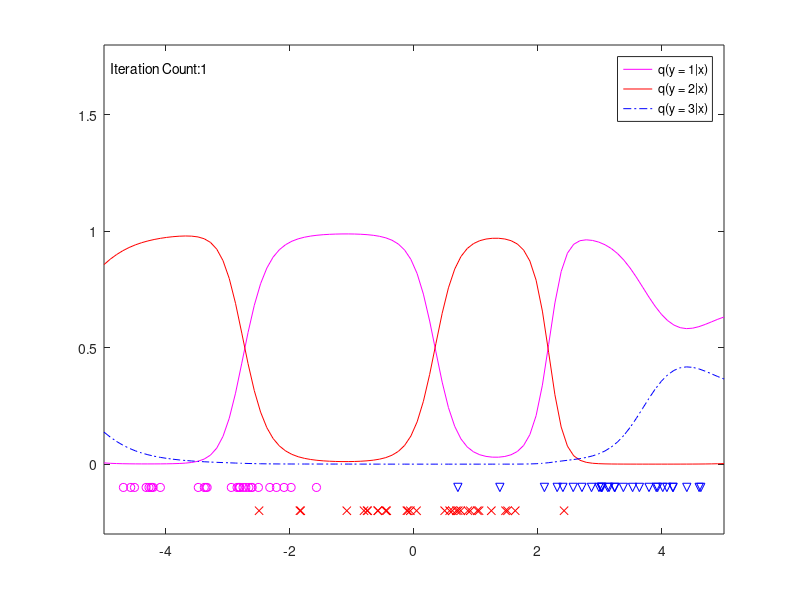

Here is the MATLAB script that generated this plot: (Note: this script raises an error after producing the figure.)
%% Example 10.1 Logistic Regression
%
% * *Result in book* : Figure 10.2
% * *Code in book* : Figure 10.3
% * *Output* : |eg10_1_C_anime.gif|
% * *Usage* : |eg10_1_gif(), eg10_1_gif(90, 3, 100)|
%
%% Source Code
function eg10_1_gif(n, c, N)
    % init
    rng(0, 'v5uniform'); rng(0, 'v5normal');
    % recommended, use it in future instead of
    % rand('state', 0); randn('state', 0);
    if nargin < 3
        n = 90; c = 3; N = 100;
    end
    y = ones(n / c, 1) * (1 : c);
    y = y(:);
    x = randn(n / c, c) + repmat(linspace(-3, 3, c), n / c, 1);
    x = x(:);
    hh = 2 * 1 ^ 2;
    t0 = randn(n, c); t = t0;

    X = linspace(-5, 5, N )';
    x2 = x .^ 2;
    X2 = X .^ 2;
    K = exp(-(repmat(X2, 1, n) + repmat(x2', N, 1) - 2 * X * x') / hh);
    C = exp(K * t);
    C = C ./ repmat(sum(C, 2), 1, c);

    % frame id
    id = 1;
    getRand = @(a, b, m)(unique(randi([a, b], 1, m)));
    frame = [1, getRand(2, 10, 8), getRand(11, 21, 2), ...
        getRand(22, 42, 3), getRand(43, 85, 3), getRand(86, 171, 4), ...
        getRand(182, 343, 5), getRand(344, 687, 7), getRand(688, 1375, 8), ...
        getRand(1376, 2750, 11), getRand(2751, 5500, 13), ...
        getRand(5501, 11000, 16), getRand(11001, 22000, 20) ...
    ];
    framelength = length(frame);

    % plot preparation
    figure('Name', 'example 10-2 Anime', 'Visible', 'off'); clf;
    plot(X, C(:, 1), 'm-', X, C(:, 2 ), 'r-', X, C(:, 3), 'b-.', ...
        x(y == 1), -0.1 * ones(n / c, 1), 'mo', ...
        x(y == 2), -0.2 * ones(n / c, 1), 'rx', ...
        x(y == 3), -0.1 * ones(n / c, 1), 'bv');
    legend('q(y = 1|x)', 'q(y = 2|x)', 'q(y = 3|x)');
    xlim([-5, 5]); ylim([-0.3, 1.8]);
    text(-4.9, 1.7, strcat('Iteration Count: ', num2str(id)));
    im = frame2im(getframe);
    [Data, map] = rgb2ind(im, 256);
    imwrite(Data, map, 'eg10_1_C_anime.gif', 'gif', ...
        'Loopcount', 0, 'DelayTime', 0.05);
    id = id + 1;

    for o = 1 : n * 1000
        ii = ceil(rand * n);
        yi = y(ii);
        ki = exp(-(x - x(ii)) .^ 2 / hh);
        ci = exp(ki' * t0);
        t = t0 - 0.1 * (ki * ci) / (1 + sum(ci));
        t(:, yi) = t(:, yi) + 0.1 * ki;
        if norm(t - t0) < 0.000001, break, end
        t0 = t;
        if (id > framelength), continue, end
        if (frame(id) == o)
            C = exp(K * t);
            C = C ./ repmat(sum(C, 2), 1, c);
            figure('Visible', 'off');
            plot(X, C(:, 1), 'm-', X, C(:, 2 ), 'r-', X, C(:, 3), 'b-.', ...
                x(y == 1), -0.1 * ones(n / c, 1), 'mo', ...
                x(y == 2), -0.2 * ones(n / c, 1), 'rx', ...
                x(y == 3), -0.1 * ones(n / c, 1), 'bv');
            legend('q(y = 1|x)', 'q(y = 2|x)', 'q(y = 3|x)');
            xlim([-5, 5]); ylim([-0.3, 1.8]);
            text(-4.9, 1.7, strcat('Iteration Count: ', num2str(frame(id))));
            im = frame2im(getframe);
            [Data, map] = rgb2ind(im, 256);
            imwrite(Data, map, 'eg10_1_C_anime.gif', 'gif', ...
                'WriteMode', 'append', 'DelayTime', 0.05);
            id = id + 1;
        end
    end

    % plot final iteration result
    C = exp(K * t);
    C = C ./ repmat(sum(C, 2), 1, c);
    figure('Visible', 'off');
    plot(X, C(:, 1), 'm-', X, C(:, 2 ), 'r-', X, C(:, 3), 'b-.', ...
        x(y == 1), -0.1 * ones(n / c, 1), 'mo', ...
        x(y == 2), -0.2 * ones(n / c, 1), 'rx', ...
        x(y == 3), -0.1 * ones(n / c, 1), 'bv');
    legend('q(y = 1|x)', 'q(y = 2|x)', 'q(y = 3|x)');
    xlim([-5, 5]); ylim([-0.3, 1.8]);
    text(-4.9, 1.7, strcat('Iteration Count: ', num2str(o)));
    im = frame2im(getframe);
    [Data, map] = rgb2ind(im, 256);
    imwrite(Data, map, 'eg10_1_C_anime.gif', 'gif', ...
        'WriteMode', 'append', 'DelayTime', 0.05);
end
%%
%% Result
% 
% <<eg10_1_C_anime.gif>>
% 
